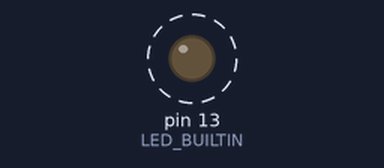
A sketch run on a simulated Arduino Uno, built with avr-gcc and run on an emulated ATmega328P. On the bench: output pins drawn as LEDs (lit = HIGH). Dashed ring = blinking.

Above: at 0.5 s.
Timing chart, 0 to 4.6 s (numbered marks = the images above):
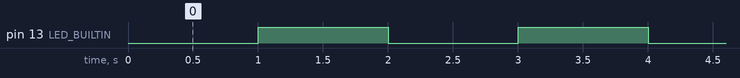

The sketch:

Timer_Interrupt_TEST.ino
```cpp
/*
 LED blink program using Timer1 library

 Carl Timms
 December 31 2016
*/


// include Timer1 library
#include "TimerOne.h"


volatile int blink = 0; // 1 or 0


void setup() {
  // initialize digital pin LED_BUILTIN as an output.
  pinMode(LED_BUILTIN, OUTPUT);

  // initialise Timer1 and call function every second
  Timer1.initialize();
  Timer1.attachInterrupt(flip_ISR, 1000000);
}


// the loop function runs over and over again forever
void loop() {
  digitalWrite(LED_BUILTIN, blink);
}


// toggle blink variable
void flip_ISR()
{
  blink = !blink;
}
```

Measured:
- by itself, pin 13 (LED_BUILTIN): alternates HIGH for 1.0 s and LOW for 1.0 s
